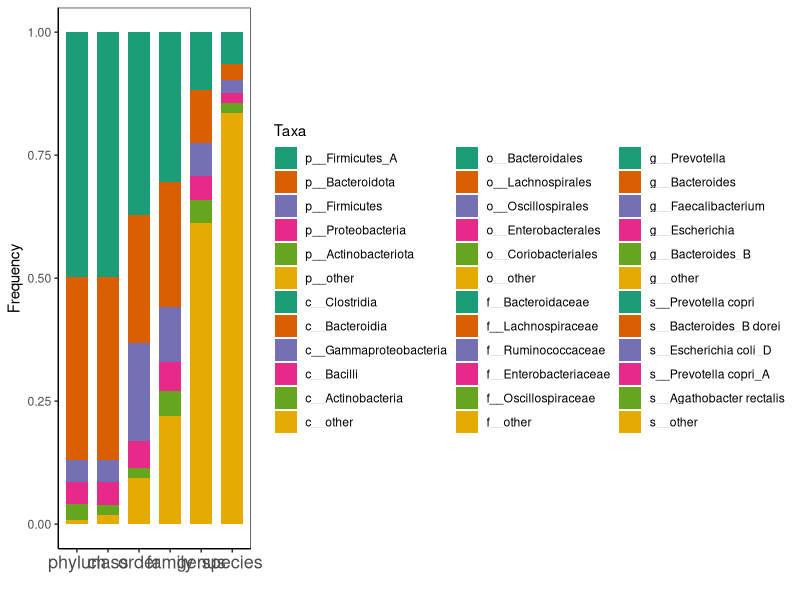

Write R code to recreate this figure.
library(ggplot2)
library(ggsci)
library(dplyr)
library(forcats)
library(svglite)

df<-read.table("taxa_sort.csv", sep=",", header=TRUE)
df

df$Taxa <- factor(df$Taxa)
pdf(file="sort_taxa_bar_freq.pdf", width=10, height=5, onefile=FALSE)
# svglite("sort_taxa_bar_freq.svg", width = 10, height = 5)

my_colors<-c('#1B9E77', '#D95F02', '#7570B3', '#E7298A', '#66A61E', '#E6AB02')
my_tem<-rep(my_colors, 6)



# Define the order of the levels
my_order <- c("species", "genus", "family", "order", "class", "phylum")

# Convert the "Level" column to a factor with the specified order
df$Level <- factor(df$Level, levels=rev(my_order))

# Create a bar plot with grouped bars
ggplot(df, aes(x=Level, y=Frequency, fill=fct_inorder(Taxa))) +
  geom_bar(stat="identity", width = 0.7) +
  theme_bw() +
  theme(panel.grid.major = element_blank(),
        panel.grid.minor = element_blank(),
        axis.line = element_line(colour = "black")) +
  theme(axis.text.x = element_text(angle = 0, hjust = 0.5, size=13)) +
  scale_fill_manual(values=my_tem)+
  xlab("")+
  guides(fill = guide_legend(title = "Taxa", ncol = 3, byrow = FALSE))




dev.off()
